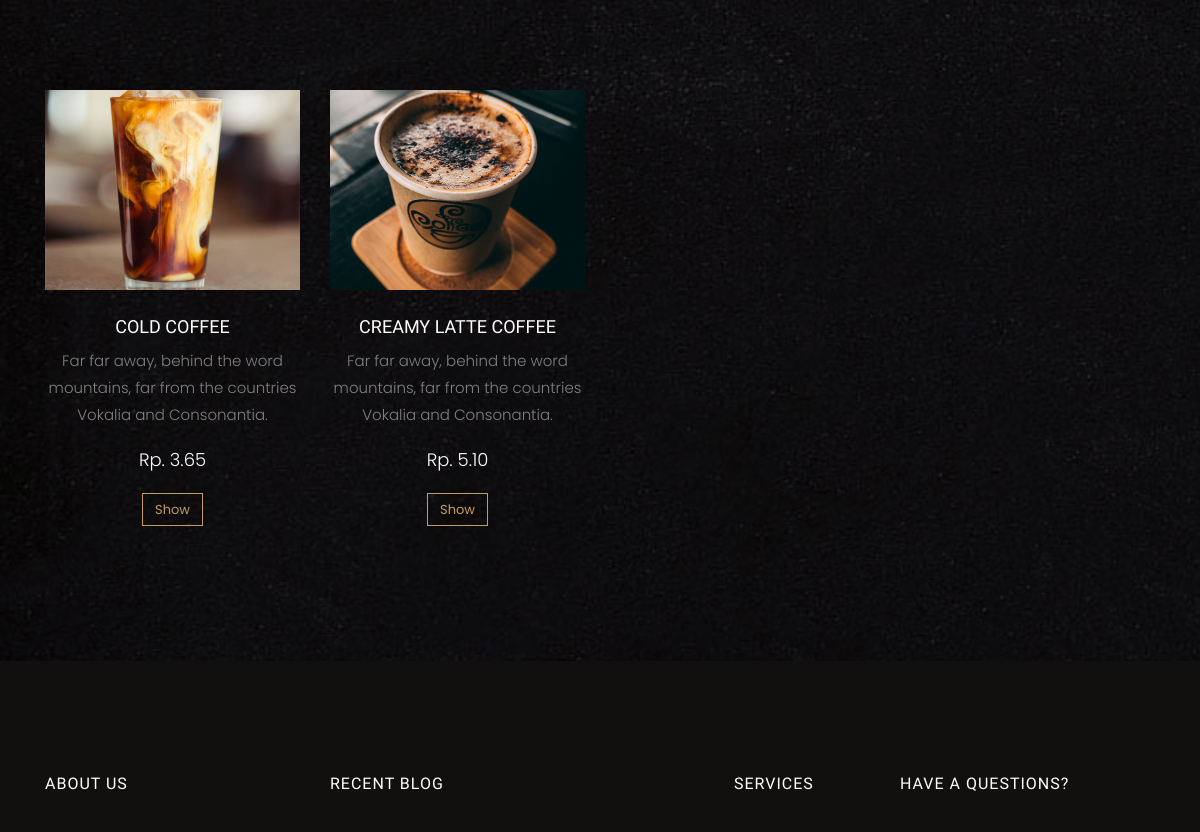
The page /products/product-single.php?id=1 (middle part) on the database as committed earlier.
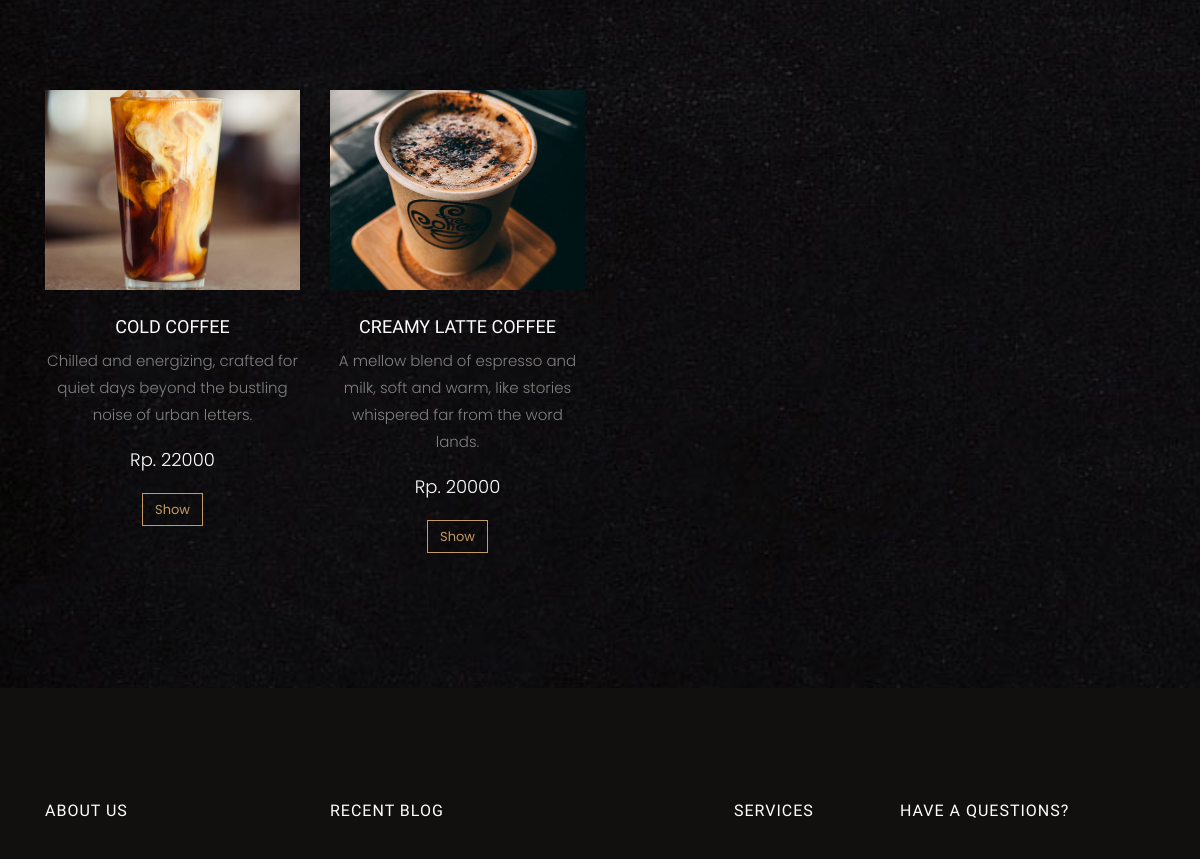
The same page on the database as committed later.
### tables this page shows
CREATE TABLE `products` (
  `id` int(3) NOT NULL,
  `name` varchar(100) NOT NULL,
  `image` varchar(400) NOT NULL,
  `description` text NOT NULL,
  `price` int(10) NOT NULL,
  `type` varchar(100) NOT NULL,
  `created_at` timestamp NOT NULL DEFAULT current_timestamp()
);

### products/product-single.php (the view, shortened to what this page needs)
<?php require_once "../includes/header.php"; ?>
<?php
if (isset($_GET['id']) && is_numeric($_GET['id'])) {
    $productId = (int)$_GET['id'];
    $query = "SELECT * FROM products WHERE id = {$productId}";
    $result = mysqli_query($conn, $query) or die("Query gagal dijalankan.");
    if (mysqli_num_rows($result) > 0) {
        $product = mysqli_fetch_assoc($result);
    } else {
        die("Produk tidak ditemukan.");
    }
    $typeSafe = mysqli_real_escape_string($conn, $product['type']);
    $relatedQuery = "SELECT * FROM products WHERE type = '{$typeSafe}' AND id != {$productId} ORDER BY name ASC";
    $relatedResult = mysqli_query($conn, $relatedQuery) or die("Query produk terkait gagal.");
} else {
    die("ID produk tidak valid.");
}
?>
<section class="ftco-section">
    <div class="container">
        <div class="row justify-content-center mb-5 pb-3">
        </div>
        <div class="row">
            <?php if (mysqli_num_rows($relatedResult) > 0): ?>
                <?php while ($row = mysqli_fetch_assoc($relatedResult)) : ?>
                    <div class="col-md-3">
                        <div class="menu-entry">
													<a href="product-single.php?id=<?php echo $row['id']; ?>" class="img" style="background-image: url(<?php echo url; ?>/images/<?php echo $row['image']; ?>);"></a>
												<div class="text text-center pt-4">
													<h3><?php echo htmlspecialchars($row['name']); ?></h3>
															<p><?php echo $row['description']; ?></p>
															<p class="price"><span>Rp. <?php echo $row['price']; ?></span></p>
															<p><a href="product-single.php?id=<?php echo $row['id']; ?>" class="btn btn-primary btn-outline-primary">Show</a></p>
												</div>
											</div>
                    </div>
                <?php endwhile; ?>
            <?php else: ?>
                <p class="text-center w-100">Tidak ada produk terkait.</p>
            <?php endif; ?>
        </div>
    </div>
</section>
<?php require_once "../includes/footer.php"; ?>

### includes/header.php (shortened to what this page needs)
<!DOCTYPE html>
<html lang="en">
<head>
  <link rel="stylesheet" href="<?php echo url; ?>/css/open-iconic-bootstrap.min.css" />
  <link rel="stylesheet" href="<?php echo url; ?>/css/animate.css" />
  <link rel="stylesheet" href="<?php echo url; ?>/css/owl.carousel.min.css" />
  <link rel="stylesheet" href="<?php echo url; ?>/css/owl.theme.default.min.css" />
  <link rel="stylesheet" href="<?php echo url; ?>/css/magnific-popup.css" />
  <link rel="stylesheet" href="<?php echo url; ?>/css/aos.css" />
  <link rel="stylesheet" href="<?php echo url; ?>/css/ionicons.min.css" />
  <link rel="stylesheet" href="<?php echo url; ?>/css/bootstrap-datepicker.css" />
  <link rel="stylesheet" href="<?php echo url; ?>/css/jquery.timepicker.css" />
  <link rel="stylesheet" href="<?php echo url; ?>/css/flaticon.css" />
  <link rel="stylesheet" href="<?php echo url; ?>/css/icomoon.css" />
  <link rel="stylesheet" href="<?php echo url; ?>/css/style.css">
<link rel="stylesheet" href="https://cdn.jsdelivr.net/npm/flatpickr/dist/flatpickr.min.css">
</head>
<body>

### includes/footer.php (shortened to what this page needs)
<footer class="ftco-footer ftco-section img">
  <div class="container">
    <div class="row mb-5">
      <div class="col-lg-3 col-md-6 mb-5 mb-md-5">
        <div class="ftco-footer-widget mb-4">
          <h2 class="ftco-heading-2">About Us</h2>
        </div>
      </div>
      <div class="col-lg-4 col-md-6 mb-5 mb-md-5">
        <div class="ftco-footer-widget mb-4">
          <h2 class="ftco-heading-2">Recent Blog</h2>
        </div>
      </div>
      <div class="col-lg-2 col-md-6 mb-5 mb-md-5">
        <div class="ftco-footer-widget mb-4 ml-md-4">
          <h2 class="ftco-heading-2">Services</h2>
        </div>
      </div>
      <div class="col-lg-3 col-md-6 mb-5 mb-md-5">
        <div class="ftco-footer-widget mb-4">
          <h2 class="ftco-heading-2">Have a Questions?</h2>
        </div>
      </div>
    </div>
  </div>
</footer>
</body>
</html>

Rows that differ between the two databases and show on the page:
changed products "COLD COFFEE": description "Far far away, behind the word mountains, far from the countries Vokalia and Consonantia." → "Chilled and energizing, crafted for quiet days beyond the bustling noise of urban letters."; price "3.65" → "22000"
changed products "CREAMY LATTE COFFEE": description "Far far away, behind the word mountains, far from the countries Vokalia and Consonantia." → "A mellow blend of espresso and milk, soft and warm, like stories whispered far from the word lands."; price "5.10" → "20000"
